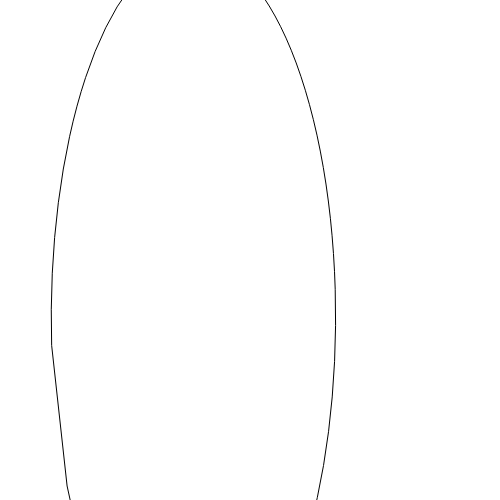
Frame 1 (no input)
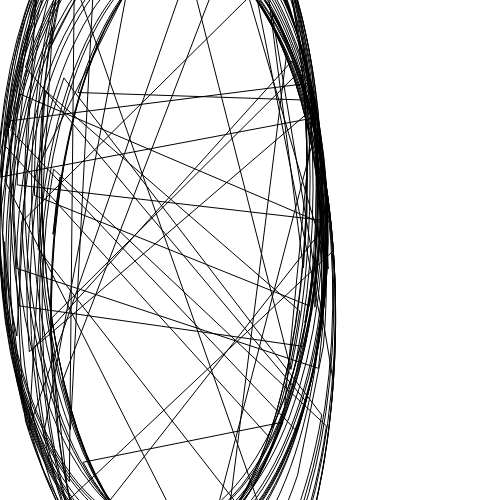
Frame 60 (no input)
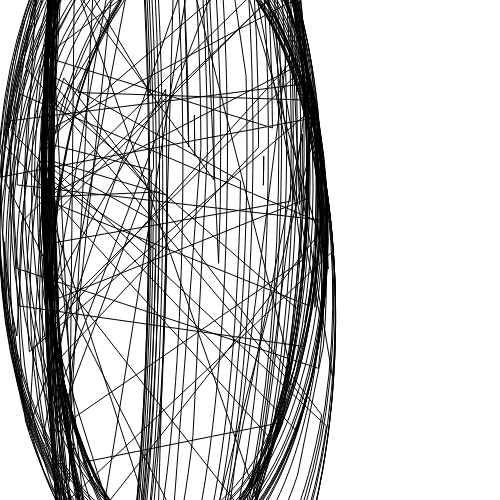
Frame 120 (the mouse pressed at the canvas centre since frame 60)

The p5.js sketch that drew these frames (run headless with seeded random() and noise() and a simulated clock; from frame 60 on, the mouse is pressed at the canvas centre):

// p5.js sketch
// ── sketch.js
var t;

function setup() {
  createCanvas(500, 500)
  background(255);
  noFill();
  t = 200;
}

function draw() {
  var x1 = width * noise(t + 200);
  var x2 = width * noise(t + 46);
  var x3 = width / noise(t + 450);
  var y1 = height * noise(t + 276);
  var y2 = height / noise(t + 159);
  var y3 = height * noise(t + 20);

  arc(x1, y1, x2, y2, x3, y3, CHORD);
  t += 0.009;
}
